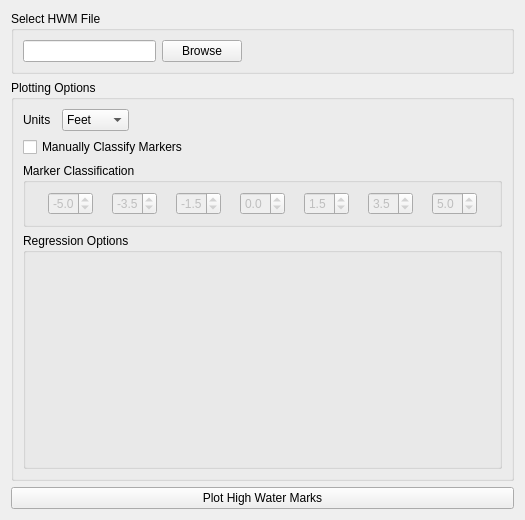
          <widget class="QWidget" name="tab_hwmData">
           <attribute name="title">
            <string>Data</string>
           </attribute>
           <layout class="QVBoxLayout" name="verticalLayout_12">
            <item>
             <widget class="QGroupBox" name="group_hwmfile">
              <property name="title">
               <string>Select HWM File</string>
              </property>
              <layout class="QHBoxLayout" name="horizontalLayout_9">
               <item>
                <widget class="QLineEdit" name="Text_HWMFile"/>
               </item>
               <item>
                <widget class="QPushButton" name="browse_hwm">
                 <property name="text">
                  <string>Browse</string>
                 </property>
                </widget>
               </item>
               <item>
                <spacer name="horizontalSpacer_15">
                 <property name="orientation">
                  <enum>Qt::Horizontal</enum>
                 </property>
                 <property name="sizeHint" stdset="0">
                  <size>
                   <width>260</width>
                   <height>20</height>
                  </size>
                 </property>
                </spacer>
               </item>
              </layout>
             </widget>
            </item>
            <item>
             <widget class="QGroupBox" name="group_outerhwmclass">
              <property name="title">
               <string>Plotting Options</string>
              </property>
              <layout class="QVBoxLayout" name="verticalLayout_11">
               <item>
                <layout class="QHBoxLayout" name="horizontalLayout_16">
                 <item>
                  <widget class="QLabel" name="label_hwmunits">
                   <property name="text">
                    <string>Units</string>
                   </property>
                  </widget>
                 </item>
                 <item>
                  <spacer name="horizontalSpacer_13">
                   <property name="orientation">
                    <enum>Qt::Horizontal</enum>
                   </property>
                   <property name="sizeType">
                    <enum>QSizePolicy::Fixed</enum>
                   </property>
                   <property name="sizeHint" stdset="0">
                    <size>
                     <width>5</width>
                     <height>20</height>
                    </size>
                   </property>
                  </spacer>
                 </item>
                 <item>
                  <widget class="QComboBox" name="combo_hwmunits">
                   <item>
                    <property name="text">
                     <string>Feet</string>
                    </property>
                   </item>
                   <item>
                    <property name="text">
                     <string>Meters</string>
                    </property>
                   </item>
                  </widget>
                 </item>
                 <item>
                  <spacer name="horizontalSpacer_23">
                   <property name="orientation">
                    <enum>Qt::Horizontal</enum>
                   </property>
                   <property name="sizeHint" stdset="0">
                    <size>
                     <width>22</width>
                     <height>17</height>
                    </size>
                   </property>
                  </spacer>
                 </item>
                </layout>
               </item>
               <item>
                <widget class="QSplitter" name="splitter_2">
                 <property name="orientation">
                  <enum>Qt::Horizontal</enum>
                 </property>
                 <widget class="QCheckBox" name="check_manualHWM">
                  <property name="text">
                   <string>Manually Classify Markers</string>
                  </property>
                 </widget>
                </widget>
               </item>
               <item>
                <widget class="QGroupBox" name="group_hwmclass">
                 <property name="title">
                  <string>Marker Classification</string>
                 </property>
                 <property name="flat">
                  <bool>false</bool>
                 </property>
                 <property name="checkable">
                  <bool>false</bool>
                 </property>
                 <layout class="QHBoxLayout" name="horizontalLayout_8">
                  <item>
                   <widget class="QLabel" name="img_purple_2">
                    <property name="text">
                     <string/>
                    </property>
                    <property name="pixmap">
                     <pixmap resource="ADCvalidatior.qrc">:/img/mm_20_purple.png</pixmap>
                    </property>
                   </widget>
                  </item>
                  <item>
                   <widget class="QDoubleSpinBox" name="spin_class0">
                    <property name="enabled">
                     <bool>false</bool>
                    </property>
                    <property name="minimumSize">
                     <size>
                      <width>45</width>
                      <height>0</height>
                     </size>
                    </property>
                    <property name="maximumSize">
                     <size>
                      <width>45</width>
                      <height>16777215</height>
                     </size>
                    </property>
                    <property name="decimals">
                     <number>1</number>
                    </property>
                    <property name="minimum">
                     <double>-100.000000000000000</double>
                    </property>
                    <property name="value">
                     <double>-5.000000000000000</double>
                    </property>
                   </widget>
                  </item>
                  <item>
                   <widget class="QLabel" name="img_blue_2">
                    <property name="text">
                     <string/>
                    </property>
                    <property name="pixmap">
                     <pixmap resource="ADCvalidatior.qrc">:/img/mm_20_darkblue.png</pixmap>
                    </property>
                   </widget>
                  </item>
                  <item>
                   <widget class="QDoubleSpinBox" name="spin_class1">
                    <property name="enabled">
                     <bool>false</bool>
                    </property>
                    <property name="minimumSize">
                     <size>
                      <width>45</width>
                      <height>0</height>
                     </size>
                    </property>
                    <property name="maximumSize">
                     <size>
                      <width>45</width>
                      <height>16777215</height>
                     </size>
                    </property>
                    <property name="decimals">
                     <number>1</number>
                    </property>
                    <property name="minimum">
                     <double>-100.000000000000000</double>
                    </property>
                    <property name="value">
                     <double>-3.500000000000000</double>
                    </property>
                   </widget>
                  </item>
                  <item>
                   <widget class="QLabel" name="img_lightblue_2">
                    <property name="text">
                     <string/>
                    </property>
                    <property name="pixmap">
                     <pixmap resource="ADCvalidatior.qrc">:/img/mm_20_lightblue.png</pixmap>
                    </property>
                   </widget>
                  </item>
                  <item>
                   <widget class="QDoubleSpinBox" name="spin_class2">
                    <property name="enabled">
                     <bool>false</bool>
                    </property>
                    <property name="minimumSize">
                     <size>
                      <width>45</width>
                      <height>0</height>
                     </size>
                    </property>
                    <property name="maximumSize">
                     <size>
                      <width>45</width>
                      <height>16777215</height>
                     </size>
                    </property>
                    <property name="decimals">
                     <number>1</number>
                    </property>
                    <property name="minimum">
                     <double>-100.000000000000000</double>
                    </property>
                    <property name="value">
                     <double>-1.500000000000000</double>
                    </property>
                   </widget>
                  </item>
                  <item>
                   <widget class="QLabel" name="img_dkgreen_2">
                    <property name="text">
                     <string/>
                    </property>
                    <property name="pixmap">
                     <pixmap resource="ADCvalidatior.qrc">:/img/mm_20_darkgreen.png</pixmap>
                    </property>
                   </widget>
                  </item>
                  <item>
                   <widget class="QDoubleSpinBox" name="spin_class3">
                    <property name="enabled">
                     <bool>false</bool>
                    </property>
                    <property name="minimumSize">
                     <size>
                      <width>45</width>
                      <height>0</height>
                     </size>
                    </property>
                    <property name="maximumSize">
                     <size>
                      <width>45</width>
                      <height>16777215</height>
                     </size>
                    </property>
                    <property name="decimals">
                     <number>1</number>
                    </property>
                    <property name="minimum">
                     <double>-100.000000000000000</double>
                    </property>
                   </widget>
                  </item>
                  <item>
                   <widget class="QLabel" name="img_ltgreen_2">
                    <property name="text">
                     <string/>
                    </property>
                    <property name="pixmap">
                     <pixmap resource="ADCvalidatior.qrc">:/img/mm_20_lightgreen.png</pixmap>
                    </property>
                   </widget>
                  </item>
                  <item>
                   <widget class="QDoubleSpinBox" name="spin_class4">
                    <property name="enabled">
                     <bool>false</bool>
                    </property>
                    <property name="minimumSize">
                     <size>
                      <width>45</width>
                      <height>0</height>
                     </size>
                    </property>
                    <property name="maximumSize">
                     <size>
                      <width>45</width>
                      <height>16777215</height>
                     </size>
                    </property>
                    <property name="decimals">
                     <number>1</number>
                    </property>
                    <property name="minimum">
                     <double>-100.000000000000000</double>
                    </property>
                    <property name="value">
                     <double>1.500000000000000</double>
                    </property>
                   </widget>
                  </item>
                  <item>
                   <widget class="QLabel" name="img_yellow_2">
                    <property name="text">
                     <string/>
                    </property>
                    <property name="pixmap">
                     <pixmap resource="ADCvalidatior.qrc">:/img/mm_20_yellow.png</pixmap>
                    </property>
                   </widget>
                  </item>
                  <item>
                   <widget class="QDoubleSpinBox" name="spin_class5">
                    <property name="enabled">
                     <bool>false</bool>
                    </property>
                    <property name="minimumSize">
                     <size>
                      <width>45</width>
                      <height>0</height>
                     </size>
                    </property>
                    <property name="maximumSize">
                     <size>
                      <width>45</width>
                      <height>16777215</height>
                     </size>
                    </property>
                    <property name="decimals">
                     <number>1</number>
                    </property>
                    <property name="minimum">
                     <double>-100.000000000000000</double>
                    </property>
                    <property name="value">
                     <double>3.500000000000000</double>
                    </property>
                   </widget>
                  </item>
                  <item>
                   <widget class="QLabel" name="img_orange_2">
                    <property name="text">
                     <string/>
                    </property>
                    <property name="pixmap">
                     <pixmap resource="ADCvalidatior.qrc">:/img/mm_20_darkorange.png</pixmap>
                    </property>
                   </widget>
                  </item>
                  <item>
                   <widget class="QDoubleSpinBox" name="spin_class6">
                    <property name="enabled">
                     <bool>false</bool>
                    </property>
                    <property name="minimumSize">
                     <size>
                      <width>45</width>
                      <height>0</height>
                     </size>
                    </property>
                    <property name="maximumSize">
                     <size>
                      <width>45</width>
                      <height>16777215</height>
                     </size>
                    </property>
                    <property name="decimals">
                     <number>1</number>
                    </property>
                    <property name="minimum">
                     <double>-100.000000000000000</double>
                    </property>
                    <property name="value">
                     <double>5.000000000000000</double>
                    </property>
                   </widget>
                  </item>
                  <item>
                   <widget class="QLabel" name="img_red_2">
                    <property name="pixmap">
                     <pixmap resource="ADCvalidatior.qrc">:/img/mm_20_red.png</pixmap>
                    </property>
                   </widget>
                  </item>
                 </layout>
                </widget>
               </item>
               <item>
                <widget class="QGroupBox" name="groupBox_2">
                 <property name="title">
                  <string>Regression Options</string>
                 </property>
                 <layout class="QVBoxLayout" name="verticalLayout_10">
                  <item>
                   <spacer name="verticalSpacer">
                    <property name="orientation">
                     <enum>Qt::Vertical</enum>
                    </property>
                    <property name="sizeHint" stdset="0">
                     <size>
                      <width>20</width>
                      <height>195</height>
                     </size>
                    </property>
                   </spacer>
                  </item>
                 </layout>
                </widget>
               </item>
              </layout>
             </widget>
            </item>
            <item>
             <widget class="QPushButton" name="button_processHWM">
              <property name="text">
               <string>Plot High Water Marks</string>
              </property>
             </widget>
            </item>
           </layout>
          </widget>
